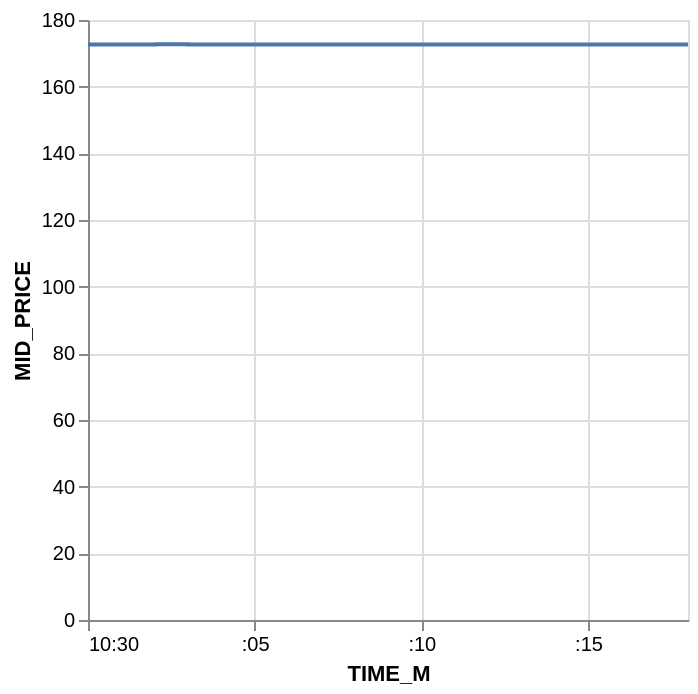

The notebook cell this image was saved under:
### Code cell
df_tmp.head(2000).plot.line(x="TIME_M", y="MID_PRICE")

### Figure 1 — Vega-Lite specification as saved in the notebook (floating-point values rounded to 4 significant figures; data arrays with more than 128 entries replaced by an {"elided": "..."} marker saying what was removed)
{"config": {"view": {"continuousWidth": 300, "continuousHeight": 300}}, "data": {"name": "data-0236807ae42b12402ffcc17a0ca857d6"}, "mark": {"type": "line", "tooltip": true}, "encoding": {"x": {"field": "TIME_M", "type": "temporal"}, "y": {"field": "MID_PRICE", "type": "quantitative"}}, "params": [{"name": "param_7", "select": {"type": "interval", "encodings": ["x", "y"]}, "bind": "scales"}], "$schema": "https://vega.github.io/schema/vega-lite/v5.20.1.json", "datasets": {"data-0236807ae42b12402ffcc17a0ca857d6": {"elided": "2000 records"}}}
